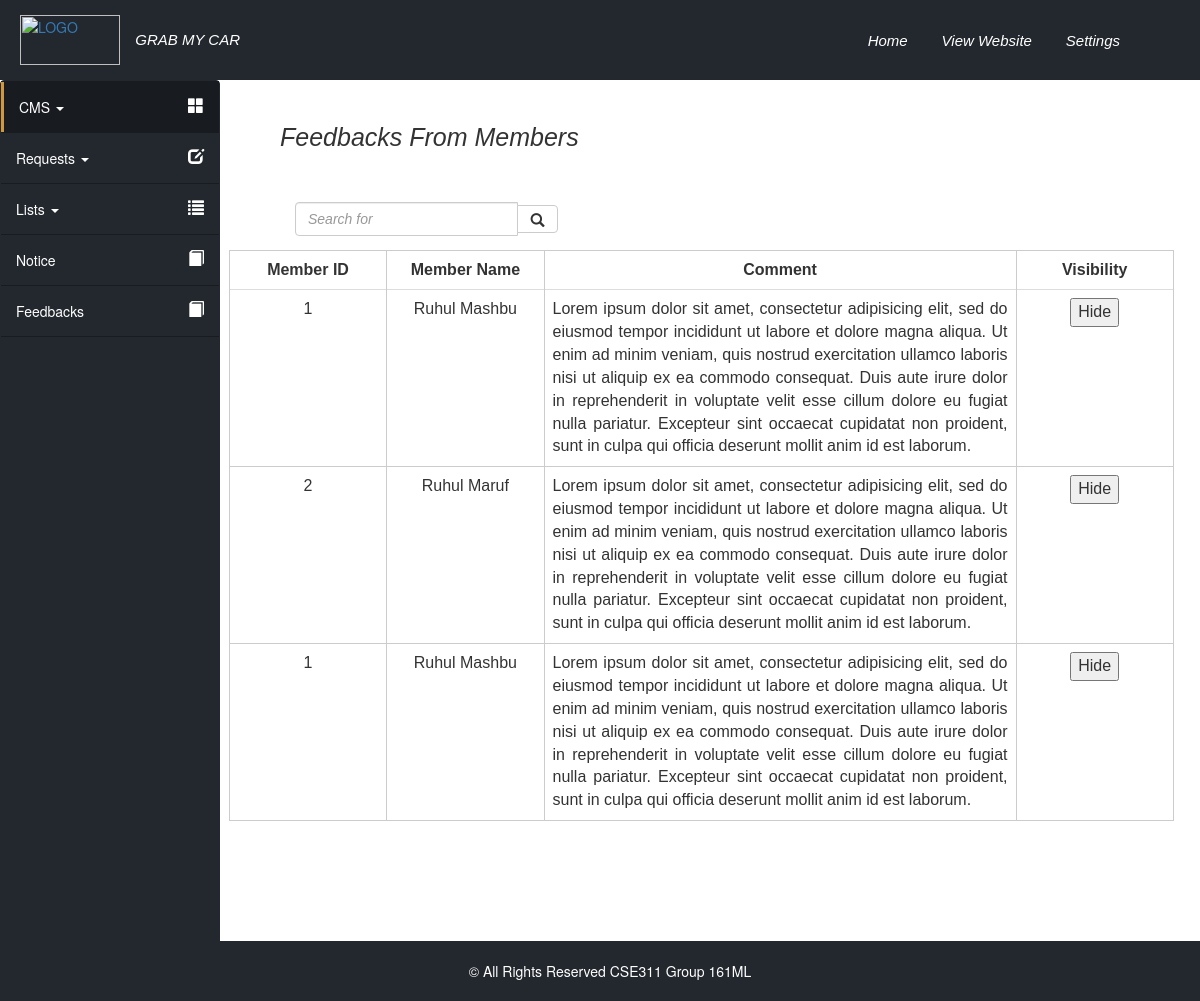
Screenshot of /index.php/admin/feedbacks with the database file from the repository.
### tables this page shows
CREATE TABLE IF NOT EXISTS `feedback` (
  `key_id` int(11) NOT NULL,
  `member_id` int(11) NOT NULL,
  `comment` text NOT NULL,
  `visibility` text NOT NULL
);

CREATE TABLE IF NOT EXISTS `members` (
  `member_id` int(11) NOT NULL,
  `f_name` text NOT NULL,
  `l_name` text NOT NULL,
  `address` text NOT NULL,
  `car_rented` int(11) NOT NULL,
  `taxi_hired` int(11) NOT NULL,
  `join_date` datetime NOT NULL DEFAULT CURRENT_TIMESTAMP,
  `email` text NOT NULL,
  `phone` text NOT NULL
);

### application/controllers/Admin.php (called while the page is built, shortened)
<?php
class Admin extends CI_Controller {
	public function __construct()
	{
		$this->load->model('cms_model',"cms_m");
		$this->load->model('admin_model',"admin_m");
	}
	public function feedbacks()
	{
		$feedbacks = $this->admin_m->get_feedback();
		$data['feedback_array'] = $feedbacks;
		$data['admin_content_view_name']='admin/feedbacks/feedbacks';
		$this->load->view('admin/feedbacks/admin_structure', $data);
	}
}

### index.php (called while the page is built, shortened)
<?php
require_once BASEPATH.'core/CodeIgniter.php';

### application/models/admin_model.php (called while the page is built, shortened)
<?php
class admin_model extends CI_Model {
       public function get_feedback()
       {
          return $this->db->select('f.key_id,m.member_id,m.f_name,m.l_name,f.comment,f.visibility')
                          ->from('members AS m')
                          ->join('feedback AS f','m.member_id=f.member_id')
                          ->get()->result();
       }
}

### application/views/admin/feedbacks/feedbacks.php (the view, shortened to what this page needs)
    <div id="right-container">
      <h2>Feedbacks From Members</h2>
<div class="container">
  <div class="row">
        <div class="col-md-3">
            <form action="#" method="get">
                <div class="input-group">
                    <input class="form-control" id="system-search" name="q" placeholder="Search for" required>
                    <span class="input-group-btn">
                        <button type="submit" class="btn btn-default"><i class="glyphicon glyphicon-search"></i></button>
                    </span>
                </div>
            </form>
        </div>
    <div class="col-md-10">
       <table class="table table-list-search feedback-table">
                    <thead>
                        <tr>
                            <th class="col-md-2">Member ID</th>
                            <th class="col-md-2">Member Name</th>
                            <th class="col-md-6">Comment</th>
                            <th class="col-md-2">Visibility</th>
                    </thead>
                    <tbody>
                      <?php
                      foreach ($feedback_array as $feedback)
                      {
                      ?>
                        <tr>
                          <td><?php echo $feedback->member_id;?></td>
                          <td><?php echo $feedback->f_name.' '.$feedback->l_name;?></td>
                          <td class="comments">
                              <?php echo $feedback->comment;?>
                          </td>
                          <?php if($feedback->visibility == 'No') {;?>
                          <td><button onClick="location.href='<?php echo site_url('Admin/change_view_to_yes/'.$feedback->key_id)?>';">Show</button></td>
                          <?php } elseif($feedback->visibility == 'Yes'){ ;?>
                          <td><button onClick="location.href='<?php echo site_url('Admin/change_view_to_no/'.$feedback->key_id)?>';">Hide</button></td>  <?php } ?>
                        </tr>
                        <?php } ?>
                    </tbody>
                </table>
    </div>
  </div>
</div>
    </div>

### css/custom-style-admin.css (style rules this page uses)
body { margin: 0; padding: 0; }
#right-container { width: calc(100% - 220px); min-height: 576px; height: auto; float: right; padding-left: 5%; padding-top: 2%; margin-top: 80px; font-family: Georgia,sans-serif; font-style: italic; }
#right-container h2 { font-size: 25px; margin-bottom: 50px; text-transform: capitalize; }
table.table { margin-left: -7%; border: 1px solid #ccc; }
table.table th { text-align: center; border: 1px solid #ccc; border-bottom: none !important; }
table.table td { border: 1px solid #ccc; text-align: center; }
table.feedback-table th, table.feedback-table td { text-align: center; }
table.feedback-table td.comments { text-align: justify !important; }

### rows the page displays
feedback: member.member_id "1", member.f_name "Ruhul", member.l_name "Mashbu", comment "Lorem ipsum dolor sit amet, consectetur adipisicing elit, sed do eiusmod tempor incididunt ut labore et dolore magna aliqua. Ut enim ad minim veniam, quis nostrud exercitation ullamco laboris nisi ut aliquip ex ea commodo consequat. Duis aute irure dolor in reprehenderit in voluptate velit esse cillum dolore eu fugiat nulla pariatur. Excepteur sint occaecat cupidatat non proident, sunt in culpa qui officia deserunt mollit anim id est laborum."
feedback: member.member_id "2", member.f_name "Ruhul", member.l_name "Maruf", comment "Lorem ipsum dolor sit amet, consectetur adipisicing elit, sed do eiusmod tempor incididunt ut labore et dolore magna aliqua. Ut enim ad minim veniam, quis nostrud exercitation ullamco laboris nisi ut aliquip ex ea commodo consequat. Duis aute irure dolor in reprehenderit in voluptate velit esse cillum dolore eu fugiat nulla pariatur. Excepteur sint occaecat cupidatat non proident, sunt in culpa qui officia deserunt mollit anim id est laborum."
feedback: member.member_id "1", member.f_name "Ruhul", member.l_name "Mashbu", comment "Lorem ipsum dolor sit amet, consectetur adipisicing elit, sed do eiusmod tempor incididunt ut labore et dolore magna aliqua. Ut enim ad minim veniam, quis nostrud exercitation ullamco laboris nisi ut aliquip ex ea commodo consequat. Duis aute irure dolor in reprehenderit in voluptate velit esse cillum dolore eu fugiat nulla pariatur. Excepteur sint occaecat cupidatat non proident, sunt in culpa qui officia deserunt mollit anim id est laborum."
